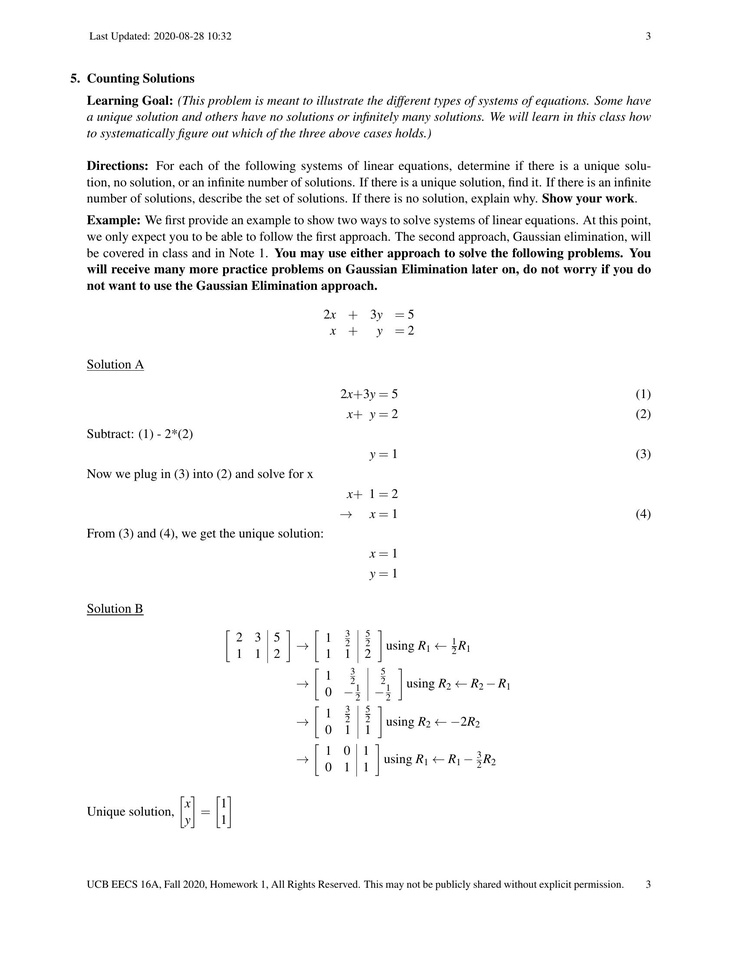
#> input picture test/test1.jpg, 738 x 956 px, shrunk from 1700 x 2200 before the run
$ python -i utils.py   (imports and definitions only)
#> lines starting #> are read from the running program, lines starting #| are printed output that depends on the picture; after the words box and inside, x2 and y2 are one past the last pixel; in counts of white or black regions, pixels touching at a corner belong together
#> further down, picture is the input picture: shape (956, 738, 3); min 0, max 255, mean 247.8
import numpy as np
from PIL import Image
import cv2
import os
import matplotlib.pyplot as plt

#Image Processing related

# [7 lines left out: function save_pil_images, not called in this run]

class BBox():
    """BBox object representing boundingrectangle. (x coord of top-left, y coord of top-left, wdith, height)"""
    # [6 lines left out: function __init__, not called in this run]


def pct_white(img):
    """Find percentage of white pixels in img."""
    if len(img.shape) == 3:
        b, g, r = cv2.split(img)
        wb, wg, wr = b==255, g==255, r==255
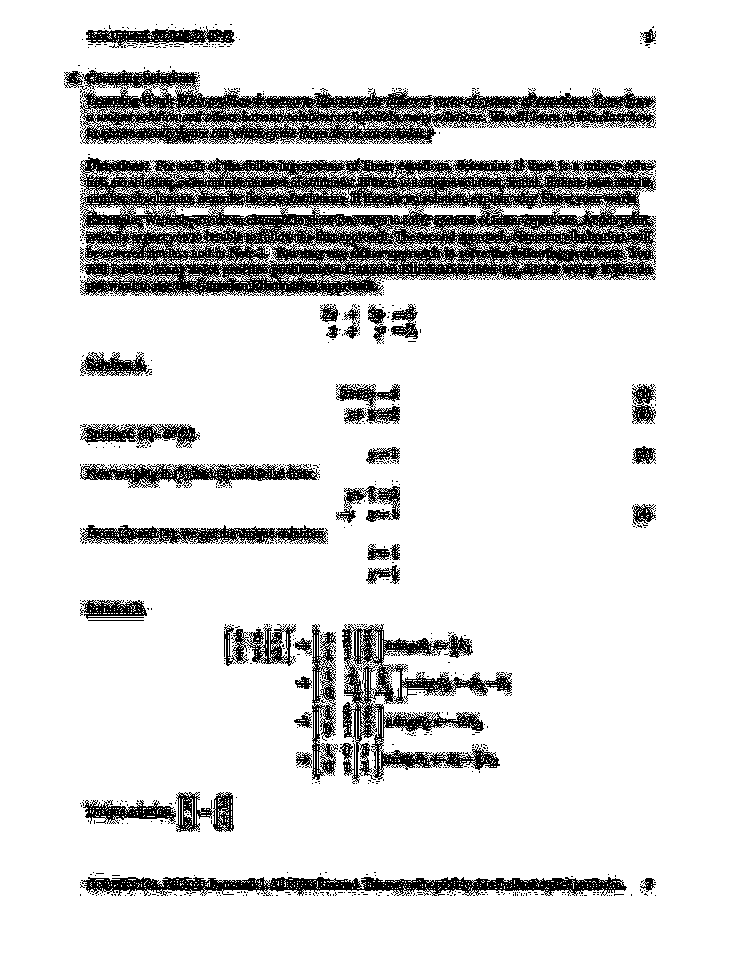
#> wb: shape (956, 738) bool; 85.2% white; black in thin lines or dots, all inside (x1, y1, x2, y2) = (64, 24, 656, 896)
        white_pixels = np.bitwise_and(wb, np.bitwise_and(wg, wr))
        white_count, imsize = np.sum(white_pixels), img.size/3
#> white_count = 601228; imsize = 705528
    elif len(img.shape) == 2:
        white_pixels = img == 255
        white_count, imsize = np.sum(white_pixels), img.size
    return white_count/imsize

# [38 lines left out: functions simple_plot, plot_all_boxes, remove_duplicate_bboxes, merge_bboxes, expand_bbox, not called in this run]


#Latex related

get_file_name = lambda x: x.split('.')[0]

# [6 lines left out: function escape_special_chars, not called in this run]

def make_strlist(lst):
    """Make all the items of a lst a string"""
    return [str(i) for i in lst]

# [9 lines left out: function write_all, not called in this run]

>>> import cv2
>>> picture = cv2.imread('../test/test1.jpg')
>>> result = pct_white(picture)
#> result = 0.852

$ run again, on test/test2.jpg
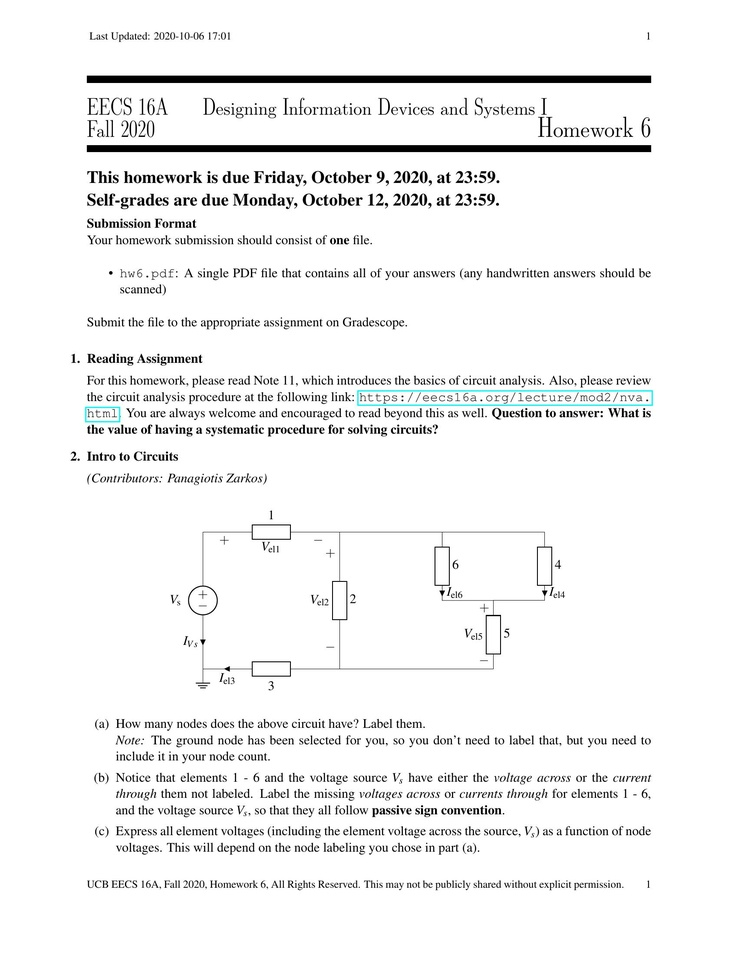
#> input picture test/test2.jpg, 738 x 956 px, shrunk from 1700 x 2200 before the run
#> picture is the input picture: shape (956, 738, 3); mean B, G, R 242.9, 243, 242.7
#> in pct_white, `wb, wg, wr = b==255, g==255, r==255`:
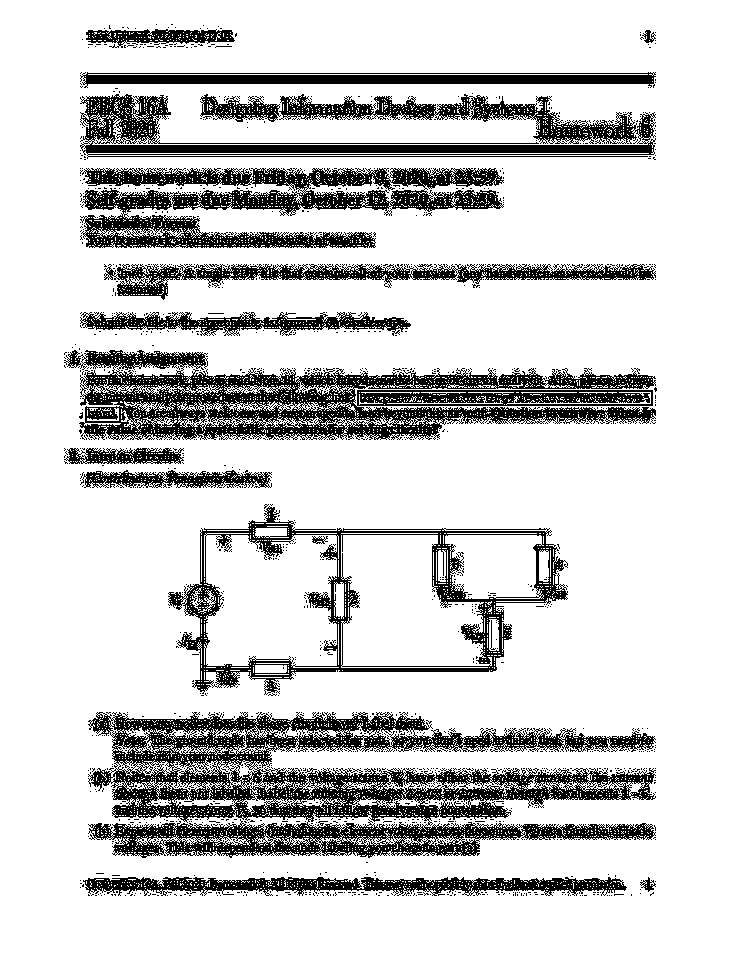
#> wb: shape (956, 738) bool; 80.7% white; 1245 black regions (1228 under 20 px), largest, box (x1, y1, x2, y2) and area: (88, 712, 656, 858) 38656, (64, 350, 656, 440) 25766, (80, 168, 504, 248) 15913
#> wg: shape (956, 738) bool; 80.8% white; 1237 black regions (1219 under 20 px), largest, box (x1, y1, x2, y2) and area: (88, 712, 656, 858) 38656, (64, 350, 657, 440) 22029, (80, 168, 504, 248) 15913
#> wr: shape (956, 738) bool; 80.5% white; 1222 black regions (1205 under 20 px), largest, box (x1, y1, x2, y2) and area: (88, 712, 656, 858) 38656, (64, 350, 657, 440) 27573, (80, 168, 504, 248) 15913
#> in pct_white, `white_pixels = np.bitwise_and(wb, np.bitwise_and(wg, wr))`:
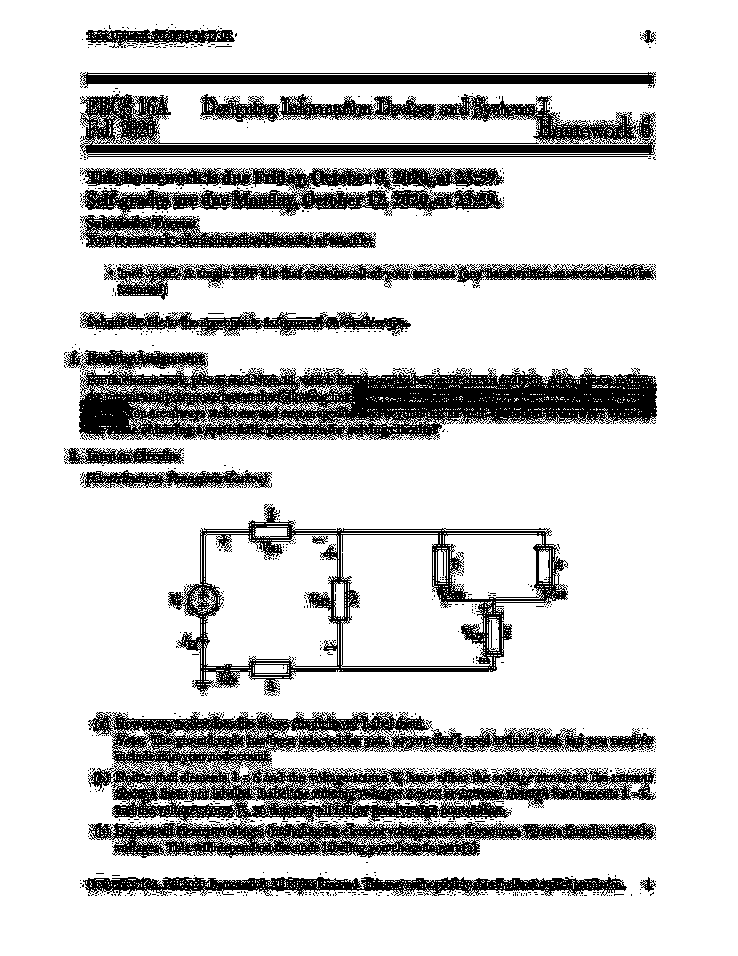
#> white_pixels: shape (956, 738) bool; 80.4% white; 1221 black regions (1204 under 20 px), largest, box (x1, y1, x2, y2) and area: (88, 712, 656, 858) 38656, (64, 350, 657, 440) 28464, (80, 168, 504, 248) 15913
#> white_count = 566948; imsize = 705528
#> result = 0.804

$ run again, on test/test3.jpg
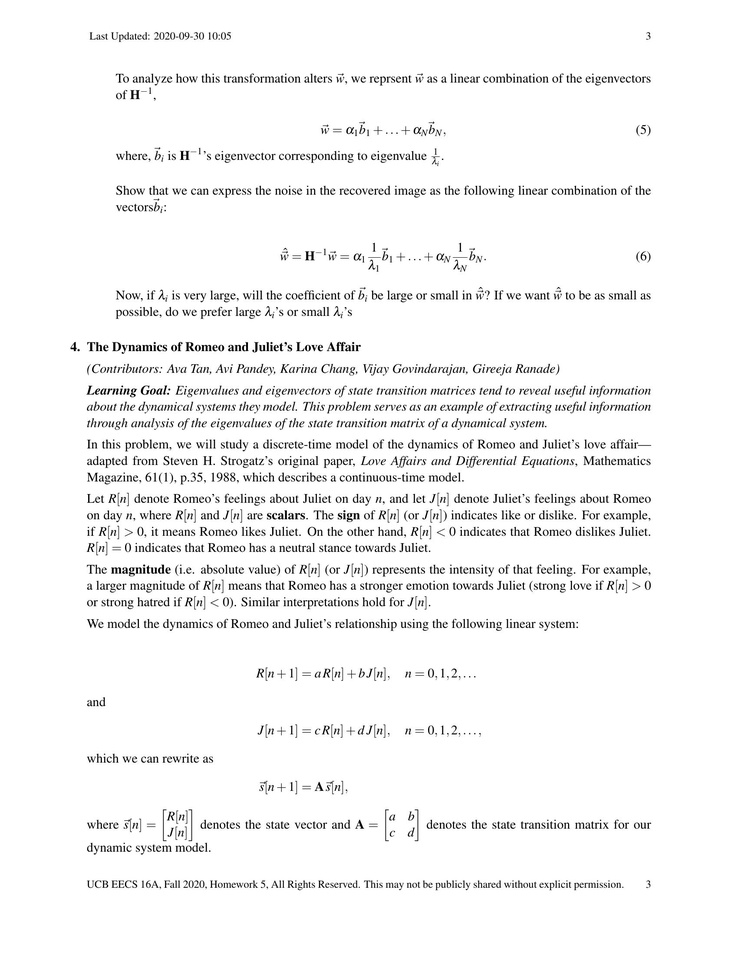
#> input picture test/test3.jpg, 738 x 956 px, shrunk from 1700 x 2200 before the run
#> picture is the input picture: shape (956, 738, 3); min 0, max 255, mean 244.9
#> in pct_white, `wb, wg, wr = b==255, g==255, r==255`:
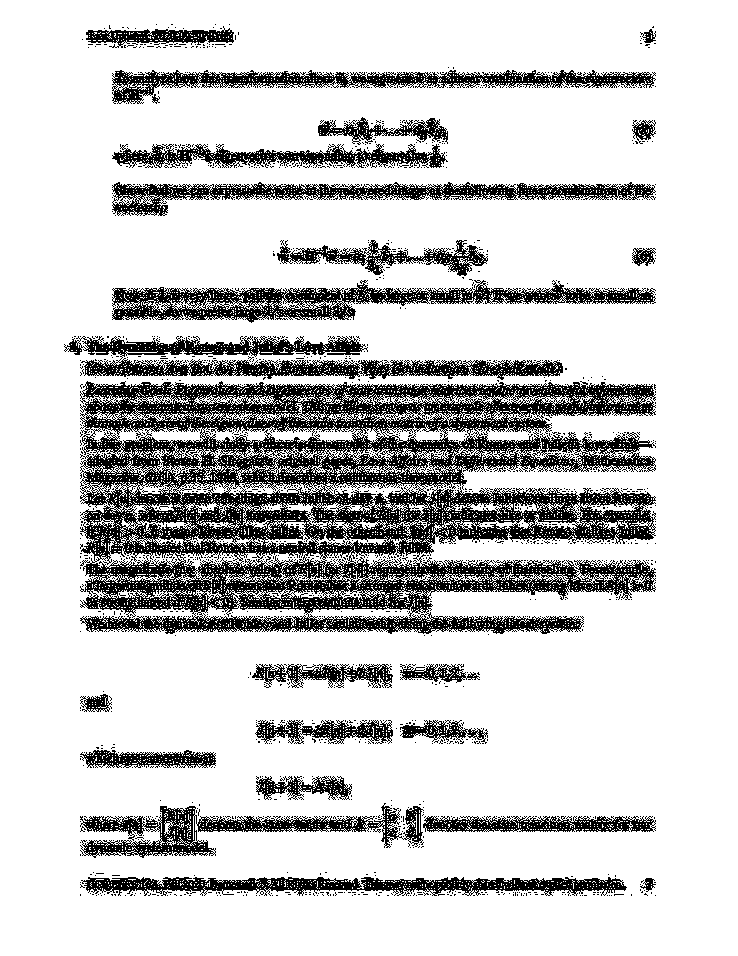
#> wb: shape (956, 738) bool; 79.3% white; black in thin lines or dots, all inside (x1, y1, x2, y2) = (64, 24, 656, 896)
#> white_count = 559495; imsize = 705528
#> result = 0.793

$ run again, on test/test4.jpg
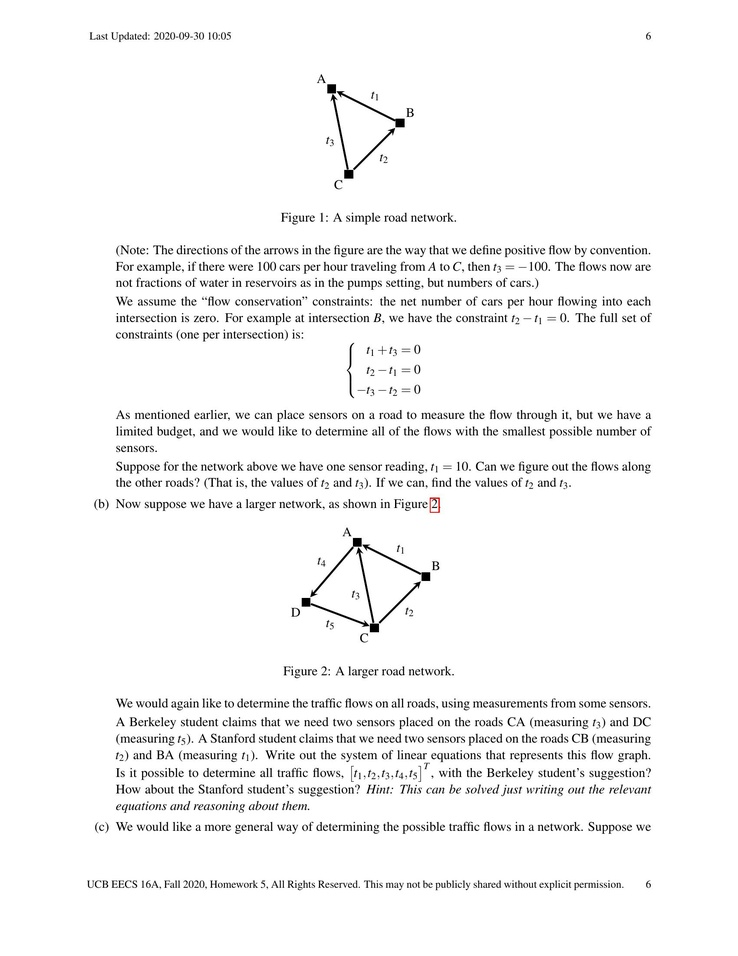
#> input picture test/test4.jpg, 738 x 956 px, shrunk from 1700 x 2200 before the run
#> picture is the input picture: shape (956, 738, 3); mean B, G, R 246, 246, 246
#> in pct_white, `wb, wg, wr = b==255, g==255, r==255`:
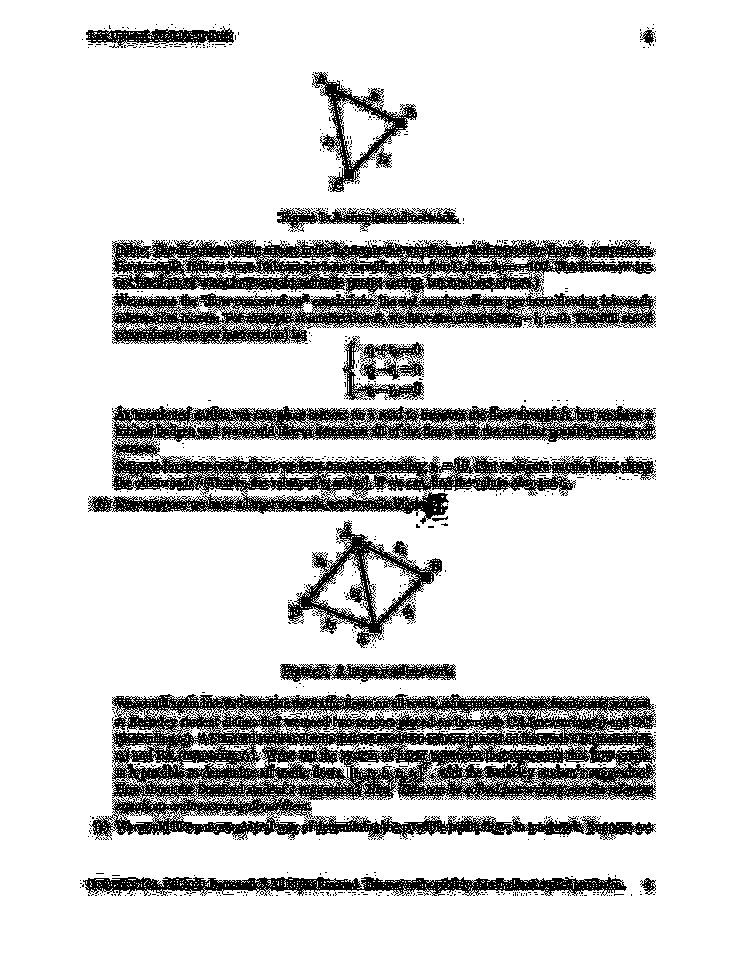
#> wb: shape (956, 738) bool; 82.1% white; 1300 black regions (1287 under 20 px), largest, box (x1, y1, x2, y2) and area: (89, 694, 656, 840) 44572, (112, 240, 656, 344) 29868, (88, 405, 656, 524) 27672
#> wg: shape (956, 738) bool; 82.1% white; 1302 black regions (1288 under 20 px), largest, box (x1, y1, x2, y2) and area: (89, 694, 656, 840) 44572, (112, 240, 656, 344) 29868, (88, 405, 656, 524) 27711
#> wr: shape (956, 738) bool; 82.1% white; 1302 black regions (1289 under 20 px), largest, box (x1, y1, x2, y2) and area: (89, 694, 656, 840) 44572, (112, 240, 656, 344) 29868, (88, 405, 656, 520) 27604
#> white_pixels: shape (956, 738) bool; 82.1% white; 1296 black regions (1284 under 20 px), largest, box (x1, y1, x2, y2) and area: (89, 694, 656, 840) 44572, (112, 240, 656, 344) 29868, (88, 405, 656, 529) 28097
#> white_count = 578943; imsize = 705528
#> result = 0.821
